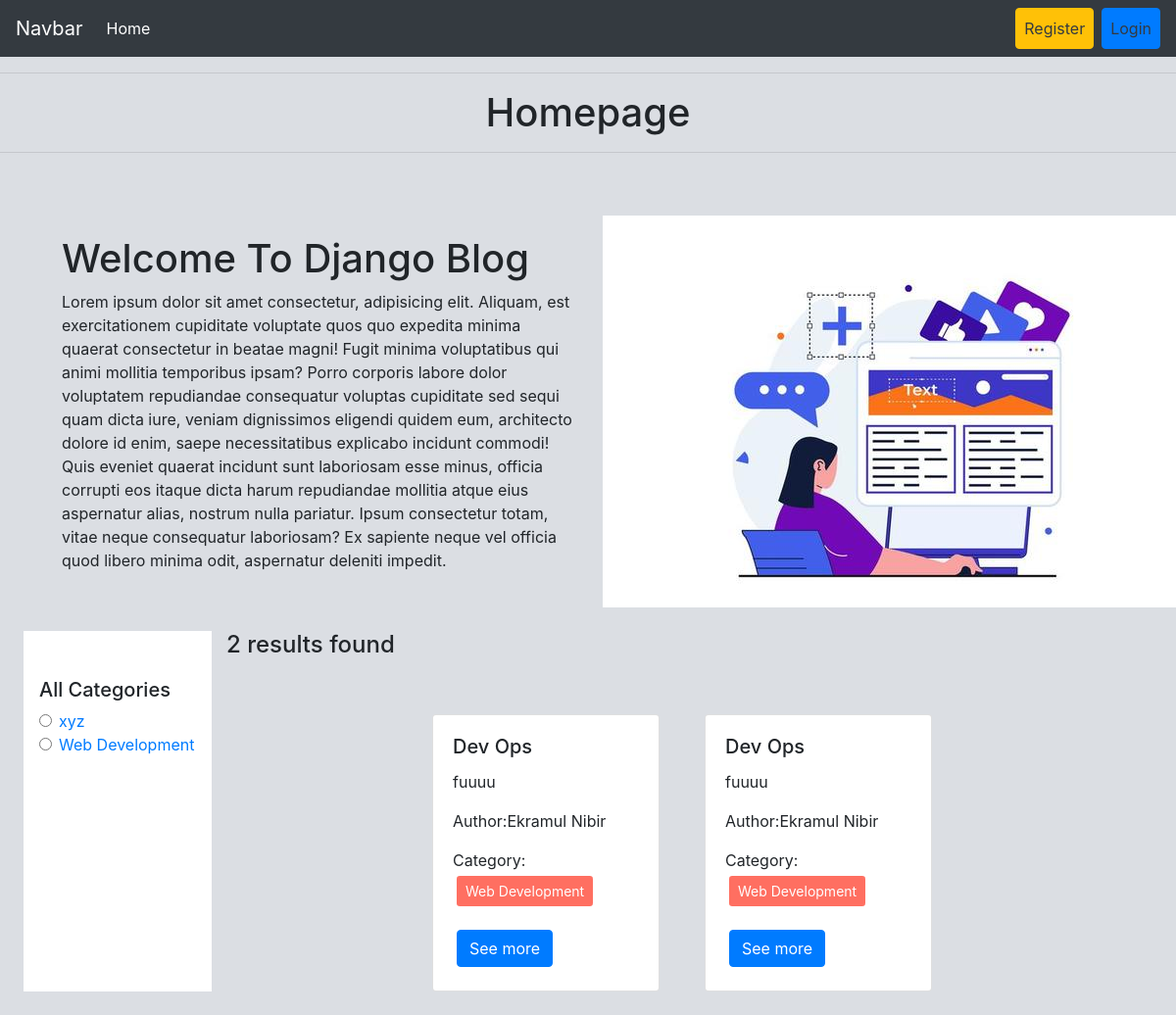
The app's page /category/web-development/ with its own data.
### categories/models.py (models this page shows, shortened)
class Category(models.Model):
    name = models.CharField(max_length=50)
    slug = models.SlugField(max_length=100,null=True, unique=True, blank=True)

### posts/models.py (models this page shows, shortened)
class Post(models.Model):
    title = models.CharField(max_length=50)
    content = models.TextField()
    category = models.ManyToManyField(Category)
    author = models.ForeignKey(User, on_delete=models.CASCADE)

### blog_project/views.py (the view)
# urls.py: 2. Add a URL to urlpatterns:  path('', views.home, name='home')
def home(request, category_slug = None):
    data = Post.objects.all()
    if category_slug is not None:
        category = Category.objects.get(slug = category_slug)
        data = Post.objects.filter(category = category)
    categories = Category.objects.all()
    return render(request, 'index.html',{'data':data, 'categories': categories})

### templates/index.html (shortened to what this page needs)
{% extends "base.html" %}
{% load static %}
{% block content %}
<hr />
  <h1 style="text-align: center">Homepage</h1>
<hr />
<div class="d-flex flex-wrap px-5 pt-5 align-items-center">
  <div class="col-6">
    <h1>Welcome To Django Blog</h1>
    <p>Lorem ipsum dolor sit amet consectetur, adipisicing elit. Aliquam, est exercitationem cupiditate voluptate quos quo expedita minima quaerat consectetur in beatae magni! Fugit minima voluptatibus qui animi mollitia temporibus ipsam? Porro corporis labore dolor voluptatem repudiandae consequatur voluptas cupiditate sed sequi quam dicta iure, veniam dignissimos eligendi quidem eum, architecto dolore id enim, saepe necessitatibus explicabo incidunt commodi! Quis eveniet quaerat incidunt sunt laboriosam esse minus, officia corrupti eos itaque dicta harum repudiandae mollitia atque eius aspernatur alias, nostrum nulla pariatur. Ipsum consectetur totam, vitae neque consequatur laboriosam? Ex sapiente neque vel officia quod libero minima odit, aspernatur deleniti impedit.</p>
  </div>
  <div class="col-6">
    <img src="{% static 'header.png' %}" alt="">
  </div>
</div>
<div class="d-flex flex-wrap p-4">
  <div class="col-2 bg-white px-3 pt-5">
  <h5> All Categories</h5>
    {% for category in categories %}
    <div class="form-check">
      <input class="form-check-input" type="radio" name="category" id={{category.id}}>
      <label class="form-check-label" for={{category.id}}>
        <a href="{% url 'category_wise_post' category.slug %}">{{category.name}}</a>
      </label>
    </div>
    {% endfor %}
  </div>
  <div class="col-10">
    <h4>{{data | length}} results found</h4>
    <div class="d-flex flex-wrap justify-content-center px-5 pt-5">
      {% for post in data %}
      <div class="col-sm-4">
        <div class="card mx-2">
          <div class="card-body">
            <h5 class="card-title">{{post.title}}</h5>
            <p class="card-text">{{ post.content | truncatewords:35 }}</p>
            <p>Author:{{post.author.first_name}} {{post.author.last_name}}</p>
            <p>
              Category: {% for cat in post.category.all %}
              <button
                class="btn btn-sm m-1"
                style="background-color: #ff6f61; color: white"
              >
                {{ cat.name }}
              </button>
              {% endfor %}
            </p>
            <a href="#" class="btn btn-primary m-1">See more</a>
          </div>
        </div>
      </div>
      {% endfor %}
    </div>
  </div>
</div>
{% endblock content %}

### records on screen
Category: name "xyz"
Category: name "Web Development"
Post: title "Dev Ops", content "fuuuu", author.first_name "Ekramul", author.last_name "Nibir"
Post: title "Dev Ops", content "fuuuu", author.first_name "Ekramul", author.last_name "Nibir"

### other values on screen
{{ data | length }} "2"
